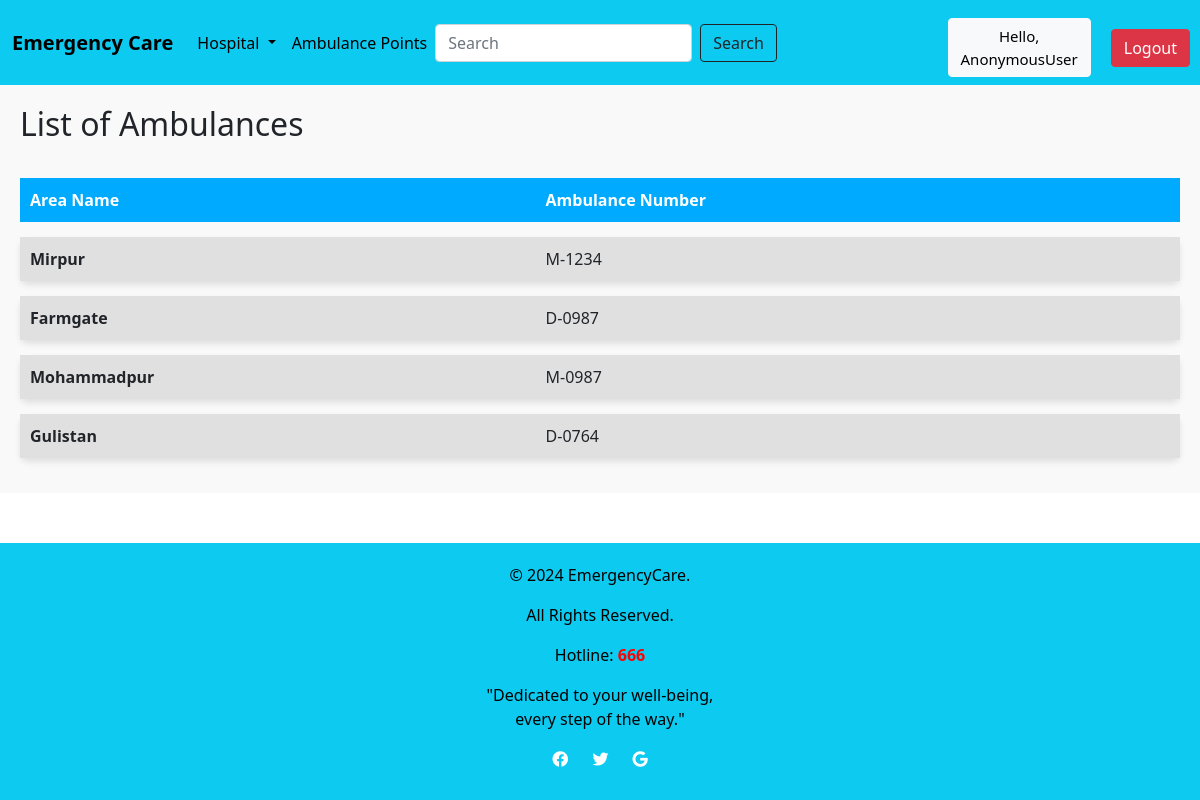
The app's page /Ambulance/ with its own data.
### emergencycare/models.py (models this page shows, shortened)
class Ambulance(models.Model):
    Area_name = models.ForeignKey(Location, on_delete=models.CASCADE)
    A_Number = models.CharField(max_length=200)

class Location(models.Model):
    Area_name = models.CharField(max_length=200)
    def __str__(self):
        return self.Area_name

### emergencycare/views.py (the view)
# urls.py: path('Ambulance/',e_views.ambulance,name='Ambulance'),
def ambulance(request):
    ambulance = Ambulance.objects.all()
    context = {
        'ambulance': ambulance,
    }
    return render(request, template_name='Ambulance.html',context=context)

### templates/Ambulance.html (shortened to what this page needs)
{% extends 'Home.html' %}
{% block content %}
{% load static %}
<div style="padding: 20px; background-color: #f9f9f9;">
    <h2 style="margin-bottom: 20px;">List of Ambulances</h2>
    {% if ambulance %}
    <table style="width: 100%; border-collapse: separate; border-spacing: 0 15px;">
        <thead>
            <tr style="background-color: #00aaff; color: white; text-align: left; padding: 10px;">
                <th style="padding: 10px;">Area Name</th>
                <th style="padding: 10px;">Ambulance Number</th>
            </tr>
        </thead>
        <tbody>
            {% for a in ambulance %}
            <tr style="background-color: #e0e0e0; box-shadow: 0px 4px 6px rgba(0, 0, 0, 0.1); border-radius: 8px; overflow: hidden;">
                <td style="padding: 10px; font-weight: bold;">{{ a.Area_name }}</td>
                <td style="padding: 10px;">{{ a.A_Number }}</td>
            </tr>
            {% endfor %}
        </tbody>
    </table>
    {% else %}
    <p>No ambulances found.</p>
    {% endif %}
</div>
{% endblock %}

### records on screen
Ambulance: Area_name "Mirpur", A_Number "M-1234"
Ambulance: Area_name "Farmgate", A_Number "D-0987"
Ambulance: Area_name "Mohammadpur", A_Number "M-0987"
Ambulance: Area_name "Gulistan", A_Number "D-0764"

### other values on screen
{{ request.user }} "AnonymousUser"
